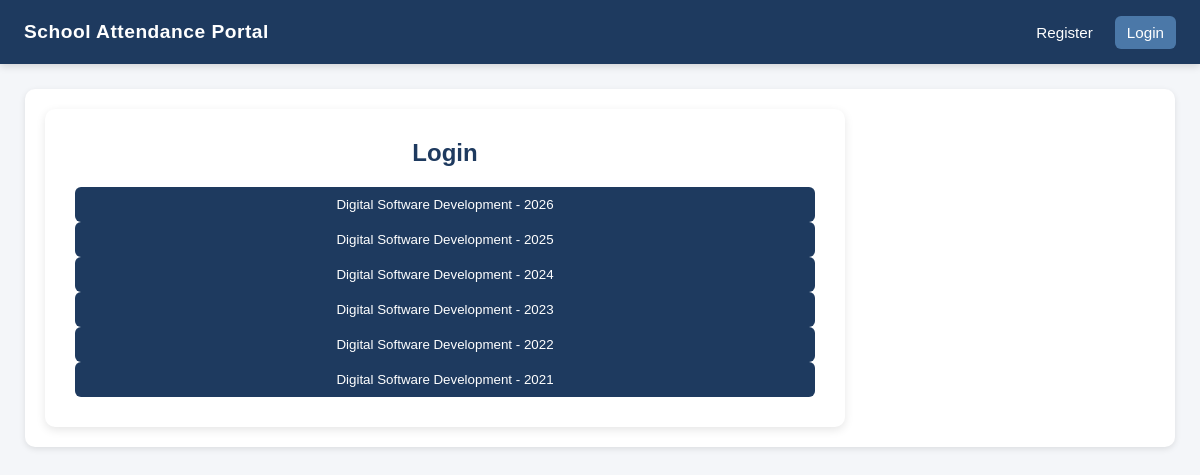
The page /courses/subject=2 on the database its author committed.
### tables this page shows
CREATE TABLE "course"
(
    year       year    not null,
    subject_id int     not null
        references subject,
    course_id  integer not null
        primary key autoincrement
);

CREATE TABLE "subject"
(
    subject_id    int         not null
        primary key,
    subject_name  varchar(45) not null,
    department_id int         not null
        references department
);

### app.py (the view)
@app.route("/courses/subject=<subject_id>" ,methods = ["POST","GET"])
def courses_subject(subject_id):
    from libraries.tools.admin import get_courses_by_subject_id
    course_list = get_courses_by_subject_id(subject_id)
    return render_template("course_list.html", course_list = course_list)

### app.py (called while the page is built)
@app.before_request
def before_request():
    if "logged_in" not in session.keys():
        session["logged_in"] = 0

### libraries/tools/admin.py (called while the page is built)
def get_courses_by_subject_id(subject_id):
    from libraries.tools.database import execute_query_all
    query = ("SELECT subject.subject_name, course.year "
             "FROM course, subject "
             "WHERE course.subject_id = subject.subject_id "
             "AND subject.subject_id = ?")
    courses = execute_query_all(query, (subject_id, ))
    return courses

### libraries/tools/database.py (called while the page is built)
def execute_query_all(query,params):
    conn = sqlite3.connect("database.db")
    cur = conn.cursor()
    cur.execute(query,params)
    rows = cur.fetchall()
    return rows

### templates/course_list.html
{% extends 'base.html' %}
{% block content %}
    <div class="card">
        <h2>Login</h2>
        {% for course in course_list %}
            <form method="POST">
            <button type="submit" name="test" value={{ course }}>{{ course[0] }} - {{ course[1] }}</button>
        </form>
        {% endfor %}
    </div>
{% endblock %}

### static/css/style.css (style rules this page uses)
* { margin: 0; padding: 0; box-sizing: border-box; font-family: Arial, sans-serif; }
body { background: #f4f6f9; }
.card { background: white; padding: 30px; width: 100%; max-width: 800px; border-radius: 10px; box-shadow: 0 3px 10px rgba(0, 0, 0, 0.1); }
h2 { text-align: center; margin-bottom: 20px; color: #1e3a5f; }
button { width: 100%; padding: 10px; background: #1e3a5f; color: white; border: none; border-radius: 6px; cursor: pointer; }

### rows shown on the page
course: subject_name "Digital Software Development", year "2026"
course: subject_name "Digital Software Development", year "2025"
course: subject_name "Digital Software Development", year "2024"
course: subject_name "Digital Software Development", year "2023"
course: subject_name "Digital Software Development", year "2022"
course: subject_name "Digital Software Development", year "2021"
